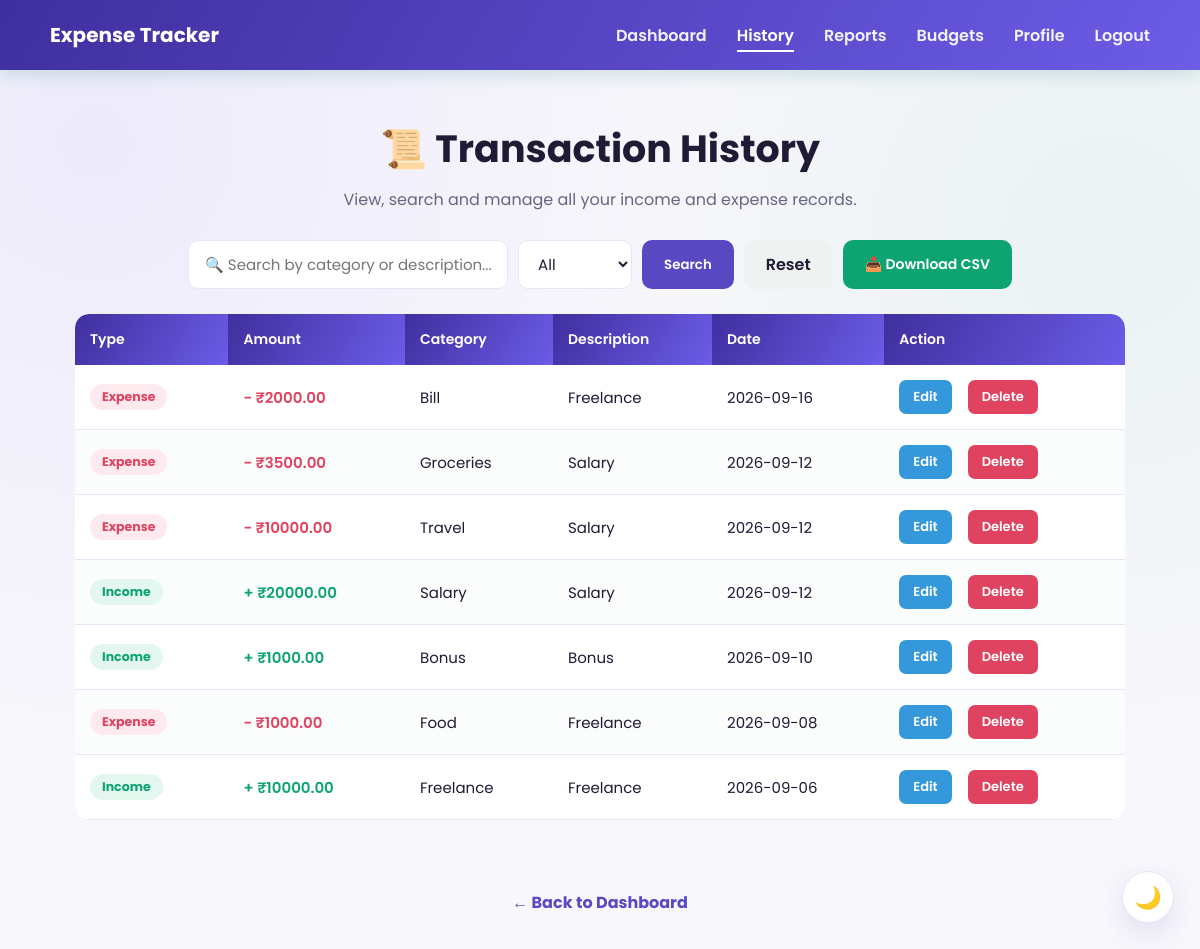
/transaction_history (signed in), run on an earlier commit of the app's database.
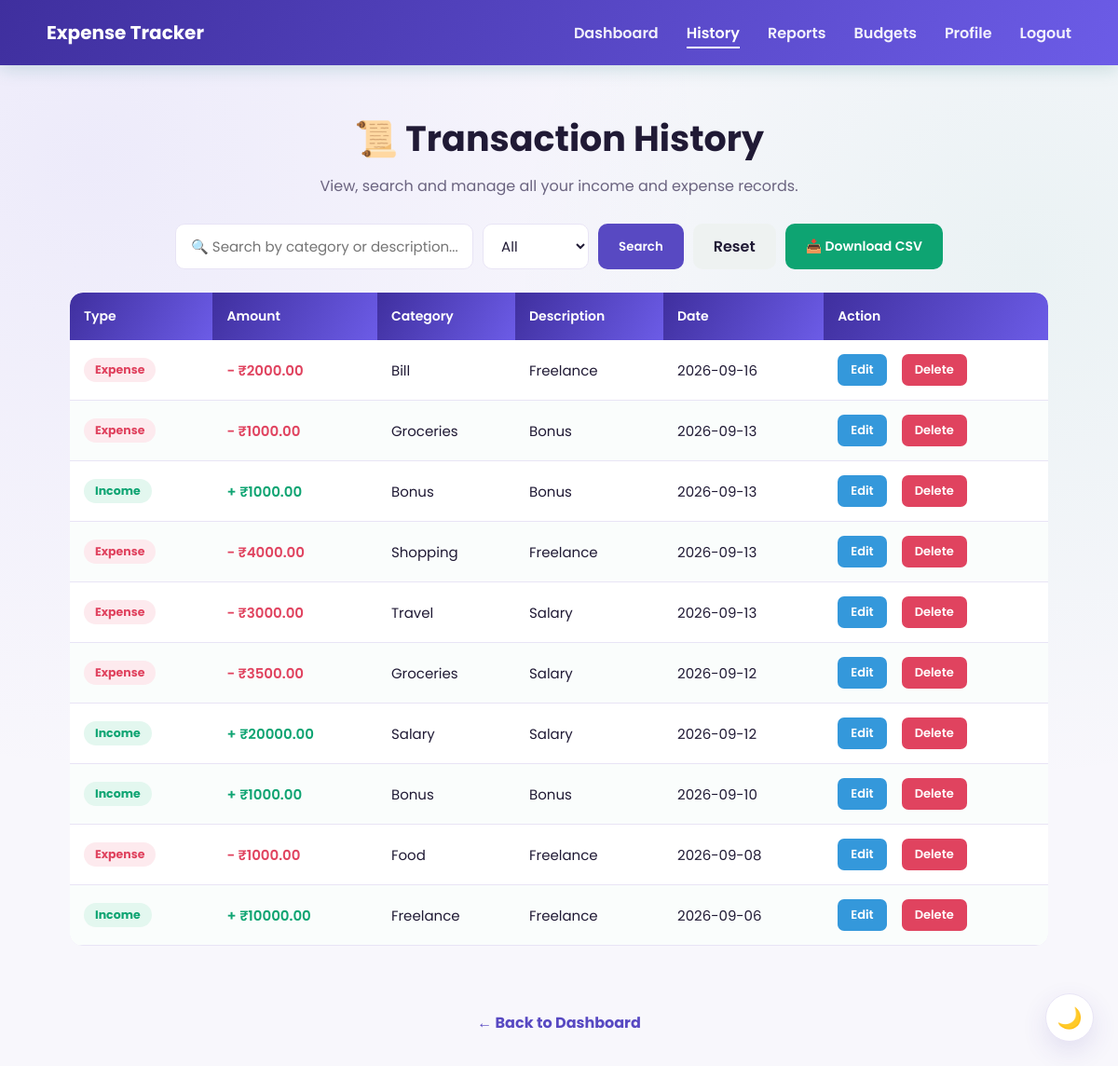
And on a later commit of the database.
### tables this page shows
CREATE TABLE transactions(
    id INTEGER PRIMARY KEY AUTOINCREMENT,
    user_id INTEGER,
    type TEXT NOT NULL,
    amount REAL NOT NULL,
    category TEXT NOT NULL,
    description TEXT, date TEXT,
    FOREIGN KEY(user_id) REFERENCES users(id)
);

### app.py (the view)
@app.route("/transaction_history")
@login_required
def transaction_history():
    search = request.args.get("search", "")
    transaction_type = request.args.get("type", "all")
    conn = get_db()
    cursor = conn.cursor()
    query = "SELECT id, type, amount, category, description, date FROM transactions WHERE user_id=?"
    params = [session["user_id"]]
    if search:
        query += " AND (category LIKE ? OR description LIKE ?)"
        params.extend([f"%{search}%", f"%{search}%"])
    if transaction_type != "all":
        query += " AND type = ?"
        params.append(transaction_type)
    query += " ORDER BY date DESC, id DESC"
    cursor.execute(query, params)
    transactions = cursor.fetchall()
    conn.close()
    return render_template(
        "transaction_history.html",
        transactions=transactions
    )

### app.py (called while the page is built)
def get_db():
    conn = sqlite3.connect(DB_NAME)
    conn.row_factory = sqlite3.Row
    return conn

def login_required(view_func):
    @wraps(view_func)
    def wrapped(*args, **kwargs):
        if "user_id" not in session:
            flash("Please log in to continue.")
            return redirect(url_for("login"))
        return view_func(*args, **kwargs)
    return wrapped

@app.context_processor
def inject_user():
    return {"current_user_name": session.get("user_name")}

### templates/transaction_history.html (shortened to what this page needs)
<!DOCTYPE html>
<html lang="en">
<head>
    <link rel="stylesheet"
          href="{{ url_for('static', filename='css/style.css') }}">
</head>
<body>
<nav>
    <h2>Expense Tracker</h2>
    <ul>
        <li><a href="{{ url_for('dashboard') }}">Dashboard</a></li>
        <li><a href="{{ url_for('transaction_history') }}" class="active">History</a></li>
        <li><a href="{{ url_for('reports') }}">Reports</a></li>
        <li><a href="{{ url_for('budgets') }}">Budgets</a></li>
        <li><a href="{{ url_for('profile') }}">Profile</a></li>
        <li><a href="{{ url_for('logout') }}">Logout</a></li>
    </ul>
</nav>
<section class="history-section">
    <h1>📜 Transaction History</h1>
    <p>View, search and manage all your income and expense records.</p>
    <form method="GET" action="{{ url_for('transaction_history') }}" class="search-form">
        <input
            type="text"
            name="search"
            placeholder="🔍 Search by category or description..."
            value="{{ request.args.get('search', '') }}">
        <select name="type" class="filter-select">
            <option value="all" {% if request.args.get('type', 'all') == 'all' %}selected{% endif %}>
                All
            </option>
        </select>
        <button type="submit" class="search-btn">
            Search
        </button>
        <a href="{{ url_for('transaction_history') }}" class="reset-btn">
            Reset
        </a>
        <a href="{{ url_for('export_csv') }}" class="btn-csv">
            📥 Download CSV
        </a>
    </form>
    <div class="table-wrap">
        {% if transactions %}
        <table class="history-table">
            <thead>
                <tr>
                    <th>Type</th>
                    <th>Amount</th>
                    <th>Category</th>
                    <th>Description</th>
                    <th>Date</th>
                    <th>Action</th>
                </tr>
            </thead>
            <tbody>
                {% for transaction in transactions %}
                <tr>
                    <td>
                        <span class="type-badge {{ 'income' if transaction[1]=='Income' else 'expense' }}">
                            {{ transaction[1] }}
                        </span>
                    </td>
                    <td class="amount-cell {{ 'income' if transaction[1]=='Income' else 'expense' }}">
                        {{ '+' if transaction[1]=='Income' else '−' }} ₹{{ "%.2f"|format(transaction[2]) }}
                    </td>
                    <td>{{ transaction[3] }}</td>
                    <td>{{ transaction[4] or '—' }}</td>
                    <td>{{ transaction[5] or '—' }}</td>
                    <td>
                        <div class="row-actions">
                            <a href="{{ url_for('edit_transaction', transaction_id=transaction[0]) }}" class="edit-btn">Edit</a>
                            <a href="#" class="delete-btn" onclick="confirmDelete('{{ url_for('delete_transaction', transaction_id=transaction[0]) }}')">
                                Delete
                            </a>
                        </div>
                    </td>
                </tr>
                {% endfor %}
            </tbody>
        </table>
        {% else %}
        <div class="empty-state">No transactions match your search — try a different filter or add a new entry.</div>
        {% endif %}
    </div>
</section>
<div class="back-dashboard">
    <a href="{{ url_for('dashboard') }}" class="back-btn">
        ← Back to Dashboard
    </a>
</div>
</body>
</html>

What changed in the data, as far as the page shows it:
removed transactions: type "−", amount "10000.00"
added transactions: type "−", amount "1000.00"
added transactions: type "+", amount "1000.00"
added transactions: type "−", amount "4000.00"
added transactions: type "−", amount "3000.00"
